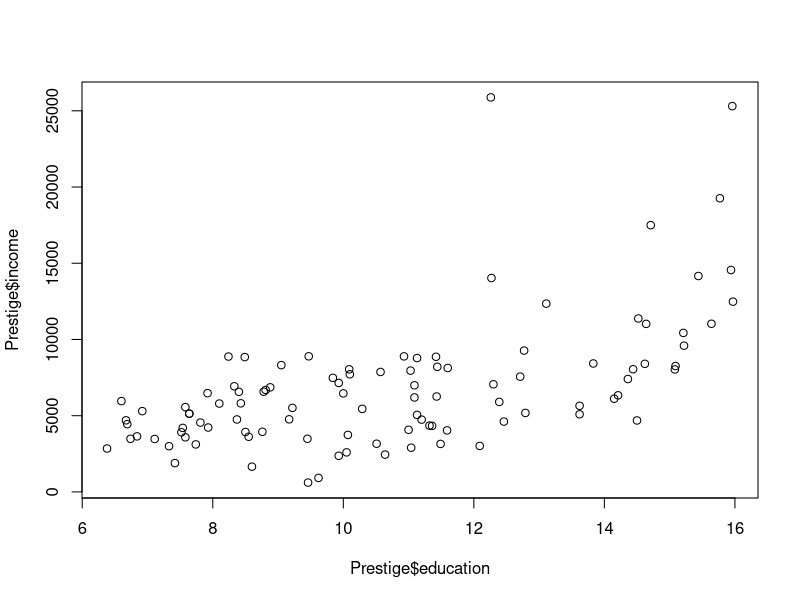

The R source for this figure:
## ---- chunk 1
# Type in a numerical data, assign them to the variable: weight
weight = c(60,72,57,90,95,72)
# Print out the variable
weight
# You can also type in decimals
height = c(1.75,1.80,1.65,1.90,1.74,1.91)
# Or even formulas, assign to the variable.
bmi = weight/(height)^2
bmi
## ---- chunk 2
# Characters between the quotation marks are consider strings
A = c("NewYork","London","San Francisco")
A
## ---- chunk 3
# A logical vector is a vector that only contains TRUE and FALSE values. In R, true values are designated with TRUE, and false values with FALSE.
B=c(T,T,F,F)
B
bmi > 25  # relational expressions
## ---- chunk 4
seq(4,9) #sequence from 4 to 9, increment defaults to 1, alternatively, 4:9
seq(4,10,2) #sequence from 4 to 10, increment is 2
seq(1,10,.1) #sequence from 1 to 10, increment is .1
seq(-8,9,.5) #sequence from -8 to 9, increment is .5
## ---- chunk 5
exp1 <- c(1,2,3,4,5) #create a vector named as exp1
rep(exp1,3) #repeat 3 times 

ha=c(1,2,3,"sun")
rep(ha,4) #repeat "ha" four times
rep(ha,1:4) #each element is repeated different times, according to the second argument
rep(3:4,c(100,200)) #the first element repeat 100 time, the second 200 times
## ---- chunk 6
# We use the following functions to build a simulated data set.
ACT_score <- round(runif(n=100,min=18,max=25),0)
## ---- chunk 7
# calculate summation
sum(ACT_score) 
# calculate average score
mean(ACT_score)
# calculate median score
median(ACT_score) 
# calculate variance
var(ACT_score) 
# calculate standard deviation
sd(ACT_score) 
# print vector length (sample size)
length(ACT_score) 
# calculate square root of each number
sqrt(ACT_score) 
#--with NA, print order of each number in the vector
order(ACT_score)    
# calculate range of the vector
range(ACT_score) 
#--omit NA, sort date from low to hight
sort(ACT_score)  
#--make a table of counts
table(ACT_score)  

#-- Using the function "describe" from the "psych" package. Please attach the psych package
library(psych)
describe(ACT_score)
## ---- chunk 8
GRE_score <- round(runif(250,130,170),0)
?runif
## ---- chunk 9
x=1:12 
#set the dimension of the matrix
dim(x)=c(3,4) #three rows and four cols 
x
## ---- chunk 10
# Different from the above matrix, we define a matrix use matrix function
matrix(1:12,nrow=3,byrow=T) 
## ---- chunk 11
x=matrix(1:12, nrow=3,byrow=T)
x
rownames(x)=LETTERS[1:3]
colnames(x)=LETTERS[4:7]
x
colnames(x) <- c("gpa","quiz1","quiz2","final")
x
## ---- chunk 12
# The transpose of a matrix is simply a flipped version of the original matrix. We can transpose a matrix by switching its rows with its columns.  
t(x)
#multiply two matrix, if they are conformable
x%*%t(x) #check the dimensions  

t(x)%*%x
## ---- chunk 13
# Using cbind() function to combine columns
cbind(A=1:4,B=5:8,C=9:12)
# Using rbind() function to combine rows
rbind(A=1:4,B=5:8,C=9:12)
## ---- chunk 14
# Load the package "MASS" to use the fractions function
library(MASS)
# Build a square matrix A. 
A <- matrix(c(2,3,2,2), nrow=2,byrow=T)
# Print out
A 
#inverse the matrix       
inv_A <- solve(A,tol=1e-19)

#round              
round(solve(A,tol=1e-19),3) #to the third digits
#show as rationals  
fractions(solve(A,tol=1e-19))

# Ax=b: solve(A,b)
# create an Identity matrix
ident_matrix <- diag(2)
solve(A,diag(2))

## ---- chunk 15
# Load the package for illustrations
library(car)
# Load the data set
data(Prestige)
# Check the dimension of the data
dim(Prestige) # 102 observations, each observation has 6 variables.
# subset the data
Prestige[1:10,1:3]
Prestige[,1:3]
## ---- chunk 16
# put 1's in the first col., others in 2-4th
X=cbind(1,as.matrix(Prestige[,1:3])) 
X
# select only the 4th column of the dataset: Prestige
y=Prestige[,4] 
y
# select the first five subjects with all columns
X[1:5,] 
#select variables ("education" ,"prestige") and the first five subjects
Prestige[1:5,c("prestige","education")] 
## ---- chunk 17
# Calculate the correlations among three variables
R=cor(cbind(Prestige$education,Prestige$income,Prestige$women))
R # Correlation matrix
plot(Prestige$education,Prestige$income)
# Calculate the covariance among three variables
S =cov(cbind(Prestige$education,Prestige$income,Prestige$women))
S # Covariance matrix
## ---- chunk 18
# extract diagonal of R (correlation matrix)
diag(R)    
# set diagonal of R
diag(R)=NA 
# make diagonal matrix
diag(1:3)  
# order-3 identity matrix
diag(3)
## ---- chunk 19
## build a continuous variable
pain=c(0,3,2,2,1) 
## set the level of pain as a factor
fpain=factor(pain,levels=0:3) ## categorical has a order: ordinal scale
## rename the factors of our "fpain" variable
levels(fpain)=c("none","mild","medium","sever") 
# Print pain (show as only numbers)
pain
# Print fpain (show as categorical names)
fpain
# Turn the categorizes into numbers 
as.numeric(fpain)-1
# Check the levels of a variable
levels(fpain)
# Internally, the 4-level factor above consists of 2 items 
# (a)a vector of integers between 1 and 4
# (b)a character vector of length 4 containing strings describing what the 4 levels are
## ---- chunk 20
# Combine a collection of objects into a larger composite object. 
# Generate two vectors with Exam scores
exam1=c(50,60,72,92,83,89,58,81)             
exam2=c(60,71,84,94,95,90,77,87)
# Give names to the objects
# Build a list containing both exams
scores=list(midterm=exam1,final=exam2) 
# print the composite object
scores
# You can use "$" sign to extract the specific object in a list
# extract named components 
scores$final
## ---- chunk 21
# Building a data frame using exam data we previously created
d=data.frame(exam1,exam2)
#the data are paired, the same student has a midterm and a final score
d     
# Use the "$" sign extract columns from a data frame 
d$exam1    
## ---- chunk 22
# Select the 4th element in vector exam1
exam1[4] 
# The 1st,3rd,6th,7th element of "exam1"; alternatively
exam2[c(1,3,6,7)] 
# Build an indexing vector "v"
v=c(1,3,6,7)
# Select the indexing elements of "v" from data exam2
exam2[v]
# Select the first 6 elements
exam2[1:6]
# Select all the elements except the positions specified in v
exam2[-v]
# Conditional selection
exam2[exam1>=60]
# Select all the exam2 scores where exam 1's scores either less than 70, or larger than 90. 
exam2[exam1<70 |exam1>90] # "|"means "or"
# Select all the exam2 scores where exam 1's scores between 70 to 79.
exam2[exam1>=70 & exam1<80] # & means "and"
## ---- chunk 23
# We will use the same data frame d.
d=data.frame(exam1,exam2)
# The element in the 5th row, 1st column
d[5,1]
# The vector in the 5th row
d[5,]        
d[d$exam1>90,]
# Conditional selection with logical outcome
lo=d$exam1>60 
lo
# Use a logical vector as the indexing vector
d[lo,]    
## ---- chunk 24
# Use the previous exam data set we created.
d
# Subset the dataset where the exam1 scores are larger than 60
d2=subset(d,exam1>60)
d2
# Adding a new column "exam1bonus" using transform function
d3=transform(d,exam1bonus=exam1+5)
d3
## ---- chunk 25
time=c(9.2,7,7.1,8.2,10.1,11,9.3,4.5,6.6,7.9,10.8,7.8,8.3)
status=c("pass","fail","fail","fail","fail","pass","fail","fail","pass","pass","fail","pass","fail")
# Combine two variables into data frame "rate"
rate=data.frame(time,status)
rate
# use the if function to check the first participant's pass/fail condition
if (rate[1,2]=="pass"){
  print("You are awesome!")
}
## ---- chunk 26
# use the if function to check the second participant's pass/fail condition
if (rate[2,2]=="pass"){
  print("You are awesome!")
  } else {
    print("Working harder")
          } 
## ---- chunk 27
# This time we check the participant's studying time from "rate" data.
# Check the first participant's studying time 
if(rate[1,1]<=7){
  print("Study More")
  } else if (rate[1,1]>7 & rate[1,1]<11){
    print("No pain No gain!")
  } else if (rate[1,1]>=11) {
      print("You are on fire！")
    }
## ---- chunk 28
# Use the for loop to check whether they pass the exam
for (i in 1:nrow(rate)) {
  if (rate[i,2]=="pass"){
  print("You are awesome!")
  } else {
    print("Working harder")
          } 
}
# Use the for loop to check how much time they spent on studying
for (i in 1:nrow(rate)){
  if(rate[i,1]<=7){
  print("Study More")
  } else if (rate[i,1]>7 & rate[i,1]<11){
    print("No pain No gain!")
  } else if (rate[i,1]>=11) {
      print("You are on fire！")
    }
}
## ---- chunk 29
# Type in the data set with two variables "time" and "status"
# Time means study hours that students spent on studying
# Status is an indicator showing whether a candidate pass or fail the exam
time=c(9.2,7,7.1,8.2,10.1,11,9.3,4.5,6.6,7.9,10.8,7.8,8.3)
status=c("pass","fail","fail","fail","fail","pass","fail","fail","pass","pass","fail","pass","fail")
# Combine two variables into data frame "rate"
rate=data.frame(time,status)
# filter out how much time do participants spent when they passed the exams. 
sta.pass=rate$time[rate$status=="pass"] 
sta.pass
### ? what is the meaning of this line 
sta.fail=rate$time[rate$status=="fail"]
sta.fail
## ---- chunk 30
# Use ?+function name to check the help document of certain function
?matrix
# Use function "matrix" and "rnorm" to build a random function
m=matrix(rnorm(12),nrow =4)
m
# Select the minimum value column wise 
apply(m,2,min) 
# the second argument: 1 is set to "row", 2 is set to "column"
# the function min() is applied to each column 
# Select the minimum value row wise 
apply(m,1,min) 
## ---- chunk 31
# Generate a matrix x
x <- cbind(x1 = rep(3,8), x2 = c(4:1, 2:5)) 
# Give rownames:a to h
dimnames(x)[[1]] <- letters[1:8]
# Use function sum() apply to each column
col.sums <- apply(x, 2, sum) 
# Use function sum() apply to each row
row.sums <- apply(x, 1, sum)
# Generate a table for the row sums, column sums and grand total
rbind(cbind(x, Rtot = row.sums), Ctot = c(col.sums, sum(col.sums)))
## ---- chunk 32
# Build a list
x <- list(a = 1:10, beta = exp(-3:3), logic = c(TRUE,FALSE,FALSE,TRUE))
# Compute the list mean for each list element
lapply(x,mean)
# Quantiles for each list element 0.25 0.50 0.75
lapply(x, quantile, probs = 1:3/4) 
